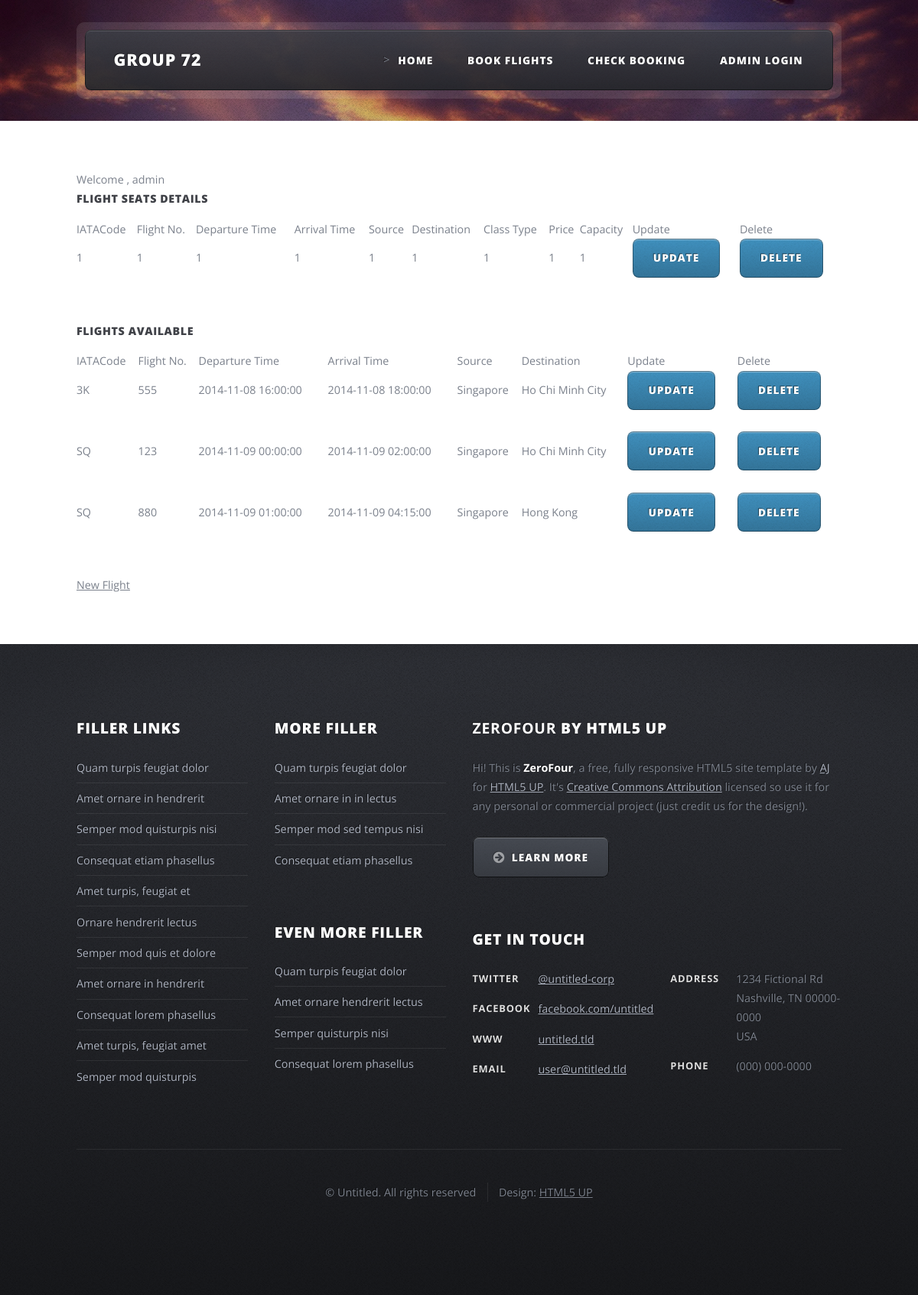
The page /admin_page.php (signed in) on the database its author committed.
### tables this page shows
CREATE TABLE `flight` (
  `IATACode` char(10) NOT NULL DEFAULT '',
  `FlightNo` varchar(10) NOT NULL DEFAULT '',
  `DepartureTime` timestamp NOT NULL DEFAULT CURRENT_TIMESTAMP ,
  `ArrivalTime` timestamp NOT NULL DEFAULT '0000-00-00 00:00:00',
  `source` varchar(25) NOT NULL,
  `destination` varchar(25) NOT NULL,
  PRIMARY KEY (`IATACode`,`FlightNo`,`DepartureTime`),
  CONSTRAINT `flight_ibfk_1` FOREIGN KEY (`IATACode`) REFERENCES `airline` (`IATACode`) ON DELETE CASCADE
);

### admin_config.php (called while the page is built)
<?php
	if(ISSET($_SESSION["admin"])) {
		$welcome_msg = "Welcome , " . $_SESSION["admin"];
	} else {
		header('Location: http://localhost/DatabaseBeta/admin_login.php/');
	}
?>

### admin_page.php (the view, shortened to what this page needs)
<?php
	require('includes/html_form.class.php');
	require('admin_config.php');
	$html_table = "<table border='1' cellspacing='5' cellpadding='8' style='border-collapse:collapse'>";
	$query = "SELECT * FROM fullflightdetails";
	$result = mysql_query($query);
	$html_table .= "<tr><td>IATACode</td><td>Flight No.</td><td>Departure Time</td><td>Arrival Time</td><td> Source </td><td> Destination </td><td>Class Type</td><td>Price</td><td>Capacity</td><td>Update</td><td>Delete</td></tr>";
	while ($row = mysql_fetch_assoc($result)) {
		$html_table .= "<tr>";
		$html_table .= "<td>" . $row["IATACode"] . "</td>";
		$html_table .= "<td>" . $row["FlightNo"] . "</td>";
		$html_table .= "<td>" . $row["DepartureTime"] . "</td>";
		$html_table .= "<td>" . $row["ArrivalTime"] . "</td>";
		$html_table .= "<td>" . $row["source"] . "</td>";
		$html_table .= "<td>" . $row["destination"] . "</td>";
		$html_table .= "<td>" . $row["classType"] . "</td>";
		$html_table .= "<td>" . $row["price"] . "</td>";
		$html_table .= "<td>" . $row["seatCount"] . "</td>";
		$frm = new HTML_Form();
		$frmStr = $frm->startForm('admin_edit.php?edit=1', 'post') . PHP_EOL .
    	$frm->addInput('hidden', 'IATACode', $row["IATACode"], array('id'=>'IATACode') ) .
    	$frm->addInput('hidden', 'FlightNo', $row["FlightNo"], array('id'=>'FlightNo') ) .
    	$frm->addInput('hidden', 'DepartureTime', $row["DepartureTime"], array('id'=>'DepartureTime') ) .
    	$frm->addInput('hidden', 'ArrivalTime', $row["ArrivalTime"], array('id'=>'ArrivalTime') ) .
    	$frm->addInput('hidden', 'source', $row["source"], array('id'=>'source') ) .
    	$frm->addInput('hidden', 'destination', $row["destination"], array('id'=>'destination') ) .
    	$frm->addInput('hidden', 'classType', $row["classType"], array('id'=>'classType') ) .
    	$frm->addInput('hidden', 'price', $row["price"], array('id'=>'price') ) .
    	$frm->addInput('hidden', 'seatCount', $row["seatCount"], array('id'=>'seatCount') ) .
	    $frm->startTag('p') .
	    $frm->addInput('submit', 'submit', 'Update') .
	    $frm->endTag() . PHP_EOL .
        $frm->endForm();
        $html_table .= "<td>" . $frmStr . "</td>";
		$deletefrm = new HTML_Form();
		$delFrmStr = $deletefrm->startForm('admin_delete.php?delete=1', 'post') . PHP_EOL .
    	$deletefrm->addInput('hidden', 'IATACode', $row["IATACode"], array('id'=>'IATACode') ) .
    	$deletefrm->addInput('hidden', 'FlightNo', $row["FlightNo"], array('id'=>'FlightNo') ) .
    	$deletefrm->addInput('hidden', 'DepartureTime', $row["DepartureTime"], array('id'=>'DepartureTime') ) .
    	$deletefrm->addInput('hidden', 'ArrivalTime', $row["ArrivalTime"], array('id'=>'ArrivalTime') ) .
    	$deletefrm->addInput('hidden', 'source', $row["source"], array('id'=>'source') ) .
    	$deletefrm->addInput('hidden', 'destination', $row["destination"], array('id'=>'destination') ) .
    	$deletefrm->addInput('hidden', 'classType', $row["classType"], array('id'=>'classType') ) .
    	$deletefrm->addInput('hidden', 'price', $row["price"], array('id'=>'price') ) .
    	$deletefrm->addInput('hidden', 'seatCount', $row["seatCount"], array('id'=>'seatCount') ) .
	    $deletefrm->startTag('p') .
	    $deletefrm->addInput('submit', 'submit', 'Delete') .
	    $deletefrm->endTag() . PHP_EOL .
        $deletefrm->endForm();
        $html_table .= "<td>" . $delFrmStr . "</td>";
		$html_table .= "</tr>";
	}
	$html_table .= "</table>";
	$flights_query = "SELECT * FROM flight";
	$result = mysql_query($flights_query);
	$html_table1 = "<table border='1' cellspacing='5' cellpadding='8' style='border-collapse:collapse'>";
	$html_table1 .= "<tr><td>IATACode</td><td>Flight No.</td><td>Departure Time</td><td>Arrival Time</td><td> Source </td><td> Destination </td><td>Update</td><td>Delete</td></tr>";
	while ($row = mysql_fetch_assoc($result)) {
		$html_table1 .= "<tr>";
		$html_table1 .= "<td>" . $row["IATACode"] . "</td>";
		$html_table1 .= "<td>" . $row["FlightNo"] . "</td>";
		$html_table1 .= "<td>" . $row["DepartureTime"] . "</td>";
		$html_table1 .= "<td>" . $row["ArrivalTime"] . "</td>";
		$html_table1 .= "<td>" . $row["source"] . "</td>";
		$html_table1 .= "<td>" . $row["destination"] . "</td>";
		$flightFrm = new HTML_Form();
		$frmStr = $flightFrm->startForm('admin_flightEdit.php?edit=1', 'post', 'editForm', array('class'=>'editForm')) . PHP_EOL .
    	$flightFrm->addInput('hidden', 'IATACode', $row["IATACode"], array('id'=>'IATACode') ) .
    	$flightFrm->addInput('hidden', 'FlightNo', $row["FlightNo"], array('id'=>'FlightNo') ) .
    	$flightFrm->addInput('hidden', 'DepartureTime', $row["DepartureTime"], array('id'=>'DepartureTime') ) .
    	$flightFrm->addInput('hidden', 'ArrivalTime', $row["ArrivalTime"], array('id'=>'ArrivalTime') ) .
    	$flightFrm->addInput('hidden', 'source', $row["source"], array('id'=>'source') ) .
    	$flightFrm->addInput('hidden', 'destination', $row["destination"], array('id'=>'destination') ) .
	    $flightFrm->startTag('p') .
	    $flightFrm->addInput('submit', 'submit', 'Update') .
	    $flightFrm->endTag() . PHP_EOL .
        $flightFrm->endForm();
        $html_table1 .= "<td>" . $frmStr . "</td>";
		$deleteFlightfrm = new HTML_Form();
		$delFrmStr = $deleteFlightfrm->startForm('admin_flightDelete.php?delete=1', 'post', 'deleteForm', array('class'=>'deleteForm') ) . PHP_EOL .
    	$deleteFlightfrm->addInput('hidden', 'IATACode', $row["IATACode"], array('id'=>'IATACode') ) .
    	$deleteFlightfrm->addInput('hidden', 'FlightNo', $row["FlightNo"], array('id'=>'FlightNo') ) .
    	$deleteFlightfrm->addInput('hidden', 'DepartureTime', $row["DepartureTime"], array('id'=>'DepartureTime') ) .
    	$deleteFlightfrm->addInput('hidden', 'ArrivalTime', $row["ArrivalTime"], array('id'=>'ArrivalTime') ) .
    	$deleteFlightfrm->addInput('hidden', 'source', $row["source"], array('id'=>'source') ) .
    	$deleteFlightfrm->addInput('hidden', 'destination', $row["destination"], array('id'=>'destination') ) .
	    $deleteFlightfrm->startTag('p') .
	    $deleteFlightfrm->addInput('submit', 'submit', 'Delete') .
	    $deleteFlightfrm->endTag() . PHP_EOL .
        $deleteFlightfrm->endForm();
        $html_table1 .= "<td>" . $delFrmStr . "</td>";
		$html_table1 .= "</tr>";
	}
	$html_table1 .= "</table>";
?>
<!DOCTYPE HTML>
<html>
<?php include_once 'header.php' ?>
<body class="left-sidebar">
	<?php include_once 'top.php' ?>
	<div id="main-wrapper">
		<div class="wrapper style2">
			<div class="inner">
				<div class="container">
					<div class="row">
						<div class="12u skel-cell-important">
							<div id="content">
								<?php echo $welcome_msg . "</br>"; ?>
								<h1>Flight Seats Details</h1>
								<?php echo $html_table; ?>
								<h1>Flights Available</h1>
								<?php echo $html_table1; ?>
								<a href="admin_newFlight.php">New Flight</a>
								</div>
							</div>
						</div>
					</div>
				</div>
			</div>
		</div>
		<?php include_once 'footer.php' ?>
	</body>
	</html>

### includes/html_form.class.php (shortened to what this page needs)
<?php
class HTML_Form {
    private $tag;
    private $xhtml;
    function __construct($xhtml = true) {
        $this->xhtml = $xhtml;
    }
    function startForm($action = '#', $method = 'post', $id = '', $attr_ar = array() ) {
        $str = "<form action=\"$action\" method=\"$method\"";
        if ( !empty($id) ) {
            $str .= " id=\"$id\"";
        }
        $str .= $attr_ar? $this->addAttributes( $attr_ar ) . '>': '>';
        return $str;
    }
    private function addAttributes( $attr_ar ) {
        $str = '';
        $min_atts = array('checked', 'disabled', 'readonly', 'multiple',
                'required', 'autofocus', 'novalidate', 'formnovalidate');
        foreach( $attr_ar as $key=>$val ) {
            if ( in_array($key, $min_atts) ) {
                if ( !empty($val) ) {
                    $str .= $this->xhtml? " $key=\"$key\"": " $key";
                }
            } else {
                $str .= " $key=\"$val\"";
            }
        }
        return $str;
    }
    function addInput($type, $name, $value, $attr_ar = array() ) {
        $str = "<input type=\"$type\" name=\"$name\" value=\"$value\"";
        if ($attr_ar) {
            $str .= $this->addAttributes( $attr_ar );
        }
        $str .= $this->xhtml? ' />': '>';
        return $str;
    }
    function endForm() {
        return "</form>";
    }
    function startTag($tag, $attr_ar = array() ) {
        $this->tag = $tag;
        $str = "<$tag";
        $str .= '>';
        return $str;
    }
    function endTag($tag = '') {
        $str = $tag? "</$tag>": "</$this->tag>";
        $this->tag = '';
        return $str;
    }
}
?>

### header.php (shortened to what this page needs)
<head>
		<link href="css/modal.css" rel="stylesheet">
	</head>

### top.php
<div id="header-wrapper">
	<div class="container">
		<div class="row">
			<div class="12u">
				<header id="header">
					<div class="inner">
						<h1><a href="index.html" id="logo">Group 72</a></h1>
						<nav id="nav">
							<ul>
								<li class="#">><a href="index.html">Home</a></li>
								<li class="#"><a href="book.php">Book Flights</a></li>
								<li class="#"><a href="check.php">Check Booking</a></li>
								<li class="#"><a href="admin_login.php">Admin Login</a></li>
							</ul>
						</nav>
					</div>
				</header>
			</div>
		</div>
	</div>
</div>

### footer.php
<div id="footer-wrapper">
	<footer id="footer" class="container">
		<div class="row">
			<div class="3u">
					<section>
						<h2>Filler Links</h2>
						<ul class="divided">
							<li><a href="#">Quam turpis feugiat dolor</a></li>
							<li><a href="#">Amet ornare in hendrerit </a></li>
							<li><a href="#">Semper mod quisturpis nisi</a></li>
							<li><a href="#">Consequat etiam phasellus</a></li>
							<li><a href="#">Amet turpis, feugiat et</a></li>
							<li><a href="#">Ornare hendrerit lectus</a></li>
							<li><a href="#">Semper mod quis et dolore</a></li>
							<li><a href="#">Amet ornare in hendrerit</a></li>
							<li><a href="#">Consequat lorem phasellus</a></li>
							<li><a href="#">Amet turpis, feugiat amet</a></li>
							<li><a href="#">Semper mod quisturpis</a></li>
						</ul>
					</section>
			</div>
			<div class="3u">
					<section>
						<h2>More Filler</h2>
						<ul class="divided">
							<li><a href="#">Quam turpis feugiat dolor</a></li>
							<li><a href="#">Amet ornare in in lectus</a></li>
							<li><a href="#">Semper mod sed tempus nisi</a></li>
							<li><a href="#">Consequat etiam phasellus</a></li>
						</ul>
					</section>
					<section>
						<h2>Even More Filler</h2>
						<ul class="divided">
							<li><a href="#">Quam turpis feugiat dolor</a></li>
							<li><a href="#">Amet ornare hendrerit lectus</a></li>
							<li><a href="#">Semper quisturpis nisi</a></li>
							<li><a href="#">Consequat lorem phasellus</a></li>
						</ul>
					</section>
			</div>
			<div class="6u">
					<section>
						<h2><strong>ZeroFour</strong> by HTML5 UP</h2>
						<p>Hi! This is <strong>ZeroFour</strong>, a free, fully responsive HTML5 site
						template by <a href="http://n33.co/">AJ</a> for <a href="http://html5up.net/">HTML5 UP</a>.
						It's <a href="http://html5up.net/license/">Creative Commons Attribution</a>
						licensed so use it for any personal or commercial project (just credit us
						for the design!).</p>
						<a href="#" class="button alt icon fa-arrow-circle-right">Learn More</a>
					</section>
					<section>
						<h2>Get in touch</h2>
						<div>
							<div class="row">
								<div class="6u">
									<dl class="contact">
										<dt>Twitter</dt>
										<dd><a href="#">@untitled-corp</a></dd>
										<dt>Facebook</dt>
										<dd><a href="#">facebook.com/untitled</a></dd>
										<dt>WWW</dt>
										<dd><a href="#">untitled.tld</a></dd>
										<dt>Email</dt>
										<dd><a href="#">user@untitled.tld</a></dd>
									</dl>
								</div>
								<div class="6u">
									<dl class="contact">
										<dt>Address</dt>
										<dd>
											1234 Fictional Rd<br />
											Nashville, TN 00000-0000<br />
											USA
										</dd>
										<dt>Phone</dt>
										<dd>(000) 000-0000</dd>
									</dl>
								</div>
							</div>
						</div>
					</section>
			</div>
		</div>
		<div class="row">
			<div class="12u">
				<div id="copyright">
					<ul class="menu">
						<li>&copy; Untitled. All rights reserved</li><li>Design: <a href="http://html5up.net">HTML5 UP</a></li>
					</ul>
				</div>
			</div>
		</div>
	</footer>
</div>

### css/style-desktop.css (style rules this page uses)
body,input,select,textarea { font-size: 11pt; line-height: 1.85em; }
#header-wrapper { padding: 3em 0; }
#footer-wrapper { padding: 7em 0 7em 0; }
.wrapper { padding: 7em 0 7em 0; }
#header { position: relative; border-radius: 10px; background: rgba(255,255,255,0.10); padding: 0.75em; }
#header .inner { position: relative; height: 5.5em; background-color: #3B3E45; background-color: rgba(59,62,69,0.9); background-image: -moz-linear-gradient(top, rgba(0,0,0,0), rgba(0,0,0,0.35)), url('images/bg02.png'); background-image: -webkit-linear-gradient(top, rgba(0,0,0,0), rgba(0,0,0,0.35)), url('images/bg02.png'); background-image: -o-linear-gradient(top, rgba(0,0,0,0), rgba(0,0,0,0.35)), url('images/bg02.png'); background-image: -ms-linear-gradient(top, rgba(0,0,0,0), rgba(0,0,0,0.35)), url('images/bg02.png'); background-image: linear-gradient(top, rgba(0,0,0,0), rgba(0,0,0,0.35)), url('images/bg02.png'); border-radius: 8px; box-shadow: inset 0px 0px 0px 1px rgba(0,0,0,0.45), inset 0px 2px 1px 0px rgba(255,255,255,0.15); text-shadow: -1px -1px 0 rgba(0,0,0,0.5); }
#header h1 { position: absolute; left: 1.75em; top: 50%; margin-top: -0.65em; font-size: 1.5em; color: #fff; }
#nav { position: absolute; right: 2em; top: 0; line-height: 5.5em; }
#nav > ul > li { float: left; padding: 0 0.8em 0 0.8em; }
#nav > ul > li > a, #nav > ul > li > span { color: #fff; text-decoration: none; text-transform: uppercase; font-weight: 800; font-size: 0.95em; letter-spacing: 0.075em; padding: 0.5em 0.8em 0.5em 0.8em; border-radius: 6px; outline: 0; }
#nav > ul > li:last-child { padding-right: 0; }

### css/style-1000px.css (style rules this page uses)
body,input,select,textarea { line-height: 1.75em; font-size: 10.75pt; }
#header-wrapper { padding: 2em 0 0 0; height: 11em; }
#footer-wrapper { padding: 4.5em 0 4.5em 0; }
.wrapper { padding: 4.5em 0 4.5em 0; }

### rows shown on the page
flight: IATACode "3K", FlightNo "555", DepartureTime "2014-11-08 16:00:00", ArrivalTime "2014-11-08 18:00:00", source "Singapore", destination "Ho Chi Minh City"
flight: IATACode "SQ", FlightNo "123", DepartureTime "2014-11-09 00:00:00", ArrivalTime "2014-11-09 02:00:00", source "Singapore", destination "Ho Chi Minh City"
flight: IATACode "SQ", FlightNo "880", DepartureTime "2014-11-09 01:00:00", ArrivalTime "2014-11-09 04:15:00", source "Singapore", destination "Hong Kong"

### other values the page prints
$welcome_msg "Welcome , admin"
$row["IATACode"] "1"
$row["FlightNo"] "1"
$row["DepartureTime"] "1"
$row["ArrivalTime"] "1"
$row["source"] "1"
$row["destination"] "1"
$row["classType"] "1"
$row["price"] "1"
$row["seatCount"] "1"
